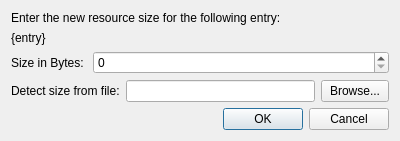
<?xml version="1.0" encoding="UTF-8"?>
<ui version="4.0">
 <class>dlgUpdateRstb</class>
 <widget class="QDialog" name="dlgUpdateRstb">
  <property name="geometry">
   <rect>
    <x>0</x>
    <y>0</y>
    <width>400</width>
    <height>137</height>
   </rect>
  </property>
  <property name="windowTitle">
   <string>Update RSTB Entry</string>
  </property>
  <layout class="QGridLayout" name="gridLayout">
   <item row="0" column="0">
    <layout class="QVBoxLayout" name="verticalLayout">
     <item alignment="Qt::AlignTop">
      <widget class="QLabel" name="label">
       <property name="text">
        <string>Enter the new resource size for the following entry:</string>
       </property>
      </widget>
     </item>
     <item>
      <widget class="QLabel" name="label_2">
       <property name="text">
        <string>{entry}</string>
       </property>
      </widget>
     </item>
     <item>
      <layout class="QHBoxLayout" name="horizontalLayout">
       <item>
        <widget class="QLabel" name="label_3">
         <property name="sizePolicy">
          <sizepolicy hsizetype="Maximum" vsizetype="Preferred">
           <horstretch>0</horstretch>
           <verstretch>0</verstretch>
          </sizepolicy>
         </property>
         <property name="text">
          <string>Size in Bytes: </string>
         </property>
        </widget>
       </item>
       <item>
        <widget class="QSpinBox" name="spnResBytes">
         <property name="maximum">
          <number>999999999</number>
         </property>
        </widget>
       </item>
      </layout>
     </item>
     <item>
      <layout class="QHBoxLayout" name="horizontalLayout_2">
       <item>
        <widget class="QLabel" name="label_4">
         <property name="text">
          <string>Detect size from file:</string>
         </property>
        </widget>
       </item>
       <item>
        <widget class="QLineEdit" name="txtRstbFile">
         <property name="readOnly">
          <bool>true</bool>
         </property>
        </widget>
       </item>
       <item>
        <widget class="QPushButton" name="btnBrowseRstbFile">
         <property name="sizePolicy">
          <sizepolicy hsizetype="Minimum" vsizetype="Minimum">
           <horstretch>0</horstretch>
           <verstretch>0</verstretch>
          </sizepolicy>
         </property>
         <property name="styleSheet">
          <string notr="true">padding: 2 8</string>
         </property>
         <property name="text">
          <string>Browse...</string>
         </property>
        </widget>
       </item>
      </layout>
     </item>
     <item>
      <widget class="QDialogButtonBox" name="buttonBox">
       <property name="orientation">
        <enum>Qt::Horizontal</enum>
       </property>
       <property name="standardButtons">
        <set>QDialogButtonBox::Cancel|QDialogButtonBox::Ok</set>
       </property>
      </widget>
     </item>
    </layout>
   </item>
  </layout>
 </widget>
 <resources/>
 <connections>
  <connection>
   <sender>buttonBox</sender>
   <signal>accepted()</signal>
   <receiver>dlgUpdateRstb</receiver>
   <slot>accept()</slot>
   <hints>
    <hint type="sourcelabel">
     <x>248</x>
     <y>254</y>
    </hint>
    <hint type="destinationlabel">
     <x>157</x>
     <y>274</y>
    </hint>
   </hints>
  </connection>
  <connection>
   <sender>buttonBox</sender>
   <signal>rejected()</signal>
   <receiver>dlgUpdateRstb</receiver>
   <slot>reject()</slot>
   <hints>
    <hint type="sourcelabel">
     <x>316</x>
     <y>260</y>
    </hint>
    <hint type="destinationlabel">
     <x>286</x>
     <y>274</y>
    </hint>
   </hints>
  </connection>
 </connections>
</ui>
